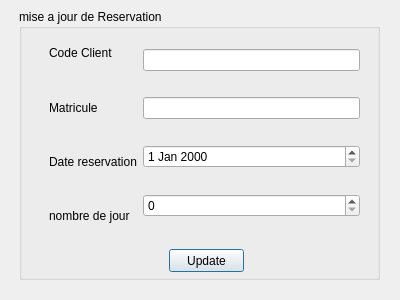
<?xml version="1.0" encoding="UTF-8"?>
<ui version="4.0">
 <class>formUpdateReservation</class>
 <widget class="QDialog" name="formUpdateReservation">
  <property name="geometry">
   <rect>
    <x>0</x>
    <y>0</y>
    <width>400</width>
    <height>300</height>
   </rect>
  </property>
  <property name="windowTitle">
   <string>Dialog</string>
  </property>
  <widget class="QGroupBox" name="groupBox">
   <property name="geometry">
    <rect>
     <x>19</x>
     <y>9</y>
     <width>361</width>
     <height>271</height>
    </rect>
   </property>
   <property name="title">
    <string>mise a jour de Reservation</string>
   </property>
   <widget class="QPushButton" name="pushButton_modifier">
    <property name="geometry">
     <rect>
      <x>150</x>
      <y>240</y>
      <width>75</width>
      <height>23</height>
     </rect>
    </property>
    <property name="text">
     <string>Update</string>
    </property>
   </widget>
   <widget class="QWidget" name="">
    <property name="geometry">
     <rect>
      <x>30</x>
      <y>20</y>
      <width>311</width>
      <height>211</height>
     </rect>
    </property>
    <layout class="QHBoxLayout" name="horizontalLayout">
     <item>
      <layout class="QVBoxLayout" name="verticalLayout_2">
       <item>
        <widget class="QLabel" name="label">
         <property name="text">
          <string>Code Client</string>
         </property>
        </widget>
       </item>
       <item>
        <widget class="QLabel" name="label_2">
         <property name="text">
          <string>Matricule</string>
         </property>
        </widget>
       </item>
       <item>
        <widget class="QLabel" name="label_3">
         <property name="text">
          <string>Date reservation</string>
         </property>
        </widget>
       </item>
       <item>
        <widget class="QLabel" name="label_4">
         <property name="text">
          <string>nombre de jour</string>
         </property>
        </widget>
       </item>
      </layout>
     </item>
     <item>
      <layout class="QVBoxLayout" name="verticalLayout">
       <item>
        <widget class="QLineEdit" name="input_client"/>
       </item>
       <item>
        <widget class="QLineEdit" name="input_matricule"/>
       </item>
       <item>
        <widget class="QDateEdit" name="date_reservation"/>
       </item>
       <item>
        <widget class="QSpinBox" name="nbr_jour"/>
       </item>
      </layout>
     </item>
    </layout>
   </widget>
  </widget>
 </widget>
 <resources/>
 <connections/>
</ui>
